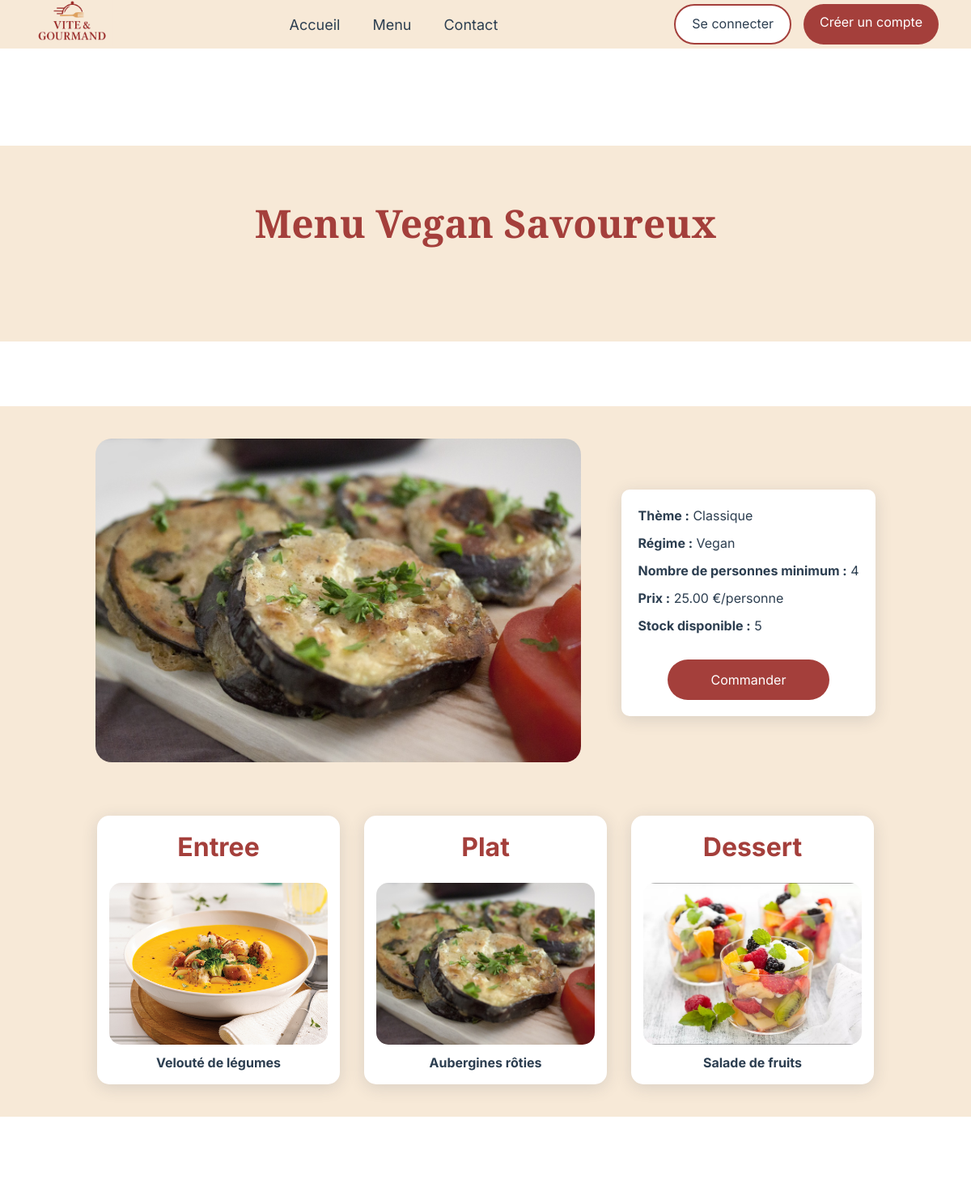
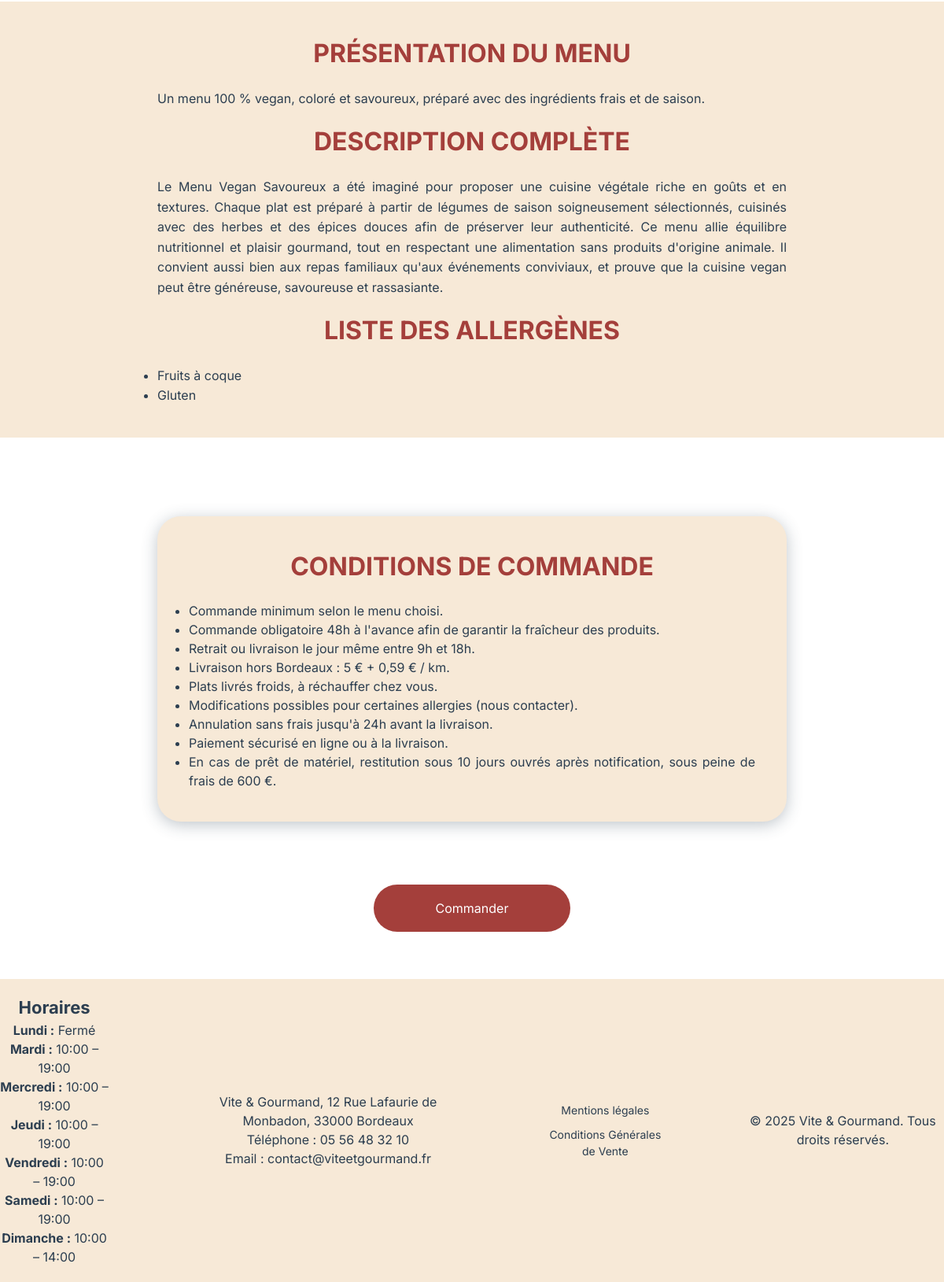
Screenshot of /public/detail-menu.php?id=1 with the database file from the repository (2 pictures, top to bottom).
### tables this page shows
CREATE TABLE menu (
    id INT AUTO_INCREMENT PRIMARY KEY,
    nom VARCHAR(100) NOT NULL,
    description TEXT,
    description_longue TEXT,
    theme VARCHAR(100),
    regime VARCHAR(100),
    nb_personnes_min INT NOT NULL,
    prix_base DECIMAL(10,2) NOT NULL,
    stock INT NOT NULL,
    image VARCHAR(255)
);

CREATE TABLE plat (
    id INT AUTO_INCREMENT PRIMARY KEY,
    nom VARCHAR(100) NOT NULL,
    description TEXT,
    type VARCHAR(100),
    image VARCHAR(255),
    actif BOOLEAN DEFAULT TRUE
);

CREATE TABLE horaire (
    id INT AUTO_INCREMENT PRIMARY KEY,
    jour VARCHAR(20) NOT NULL,
    ouverture TIME NULL,
    fermeture TIME NULL
);

### models/menuModel.php (called while the page is built, shortened)
<?php
function getMenuById(PDO $pdo, int $id): array|false
{
    $stmt = $pdo->prepare("SELECT * FROM menu WHERE id = :id");
    $stmt->execute(['id' => $id]);
    return $stmt->fetch(PDO::FETCH_ASSOC);
}
function getPlatsByMenu(PDO $pdo, int $menuId): array
{
    $sql = "
        SELECT p.*
        FROM plat p
        JOIN menu_plat mp ON p.id = mp.plat_id
        WHERE mp.menu_id = :menu_id
        ORDER BY FIELD(p.type, 'entree', 'plat', 'dessert')
    ";
    $stmt = $pdo->prepare($sql);
    $stmt->execute(['menu_id' => $menuId]);
    return $stmt->fetchAll(PDO::FETCH_ASSOC);
}
function getAllergenesByMenu(PDO $pdo, int $menuId): array
{
    $sql = "
        SELECT DISTINCT a.nom
        FROM allergene a
        JOIN plat_allergene pa ON pa.allergene_id = a.id
        JOIN menu_plat mp ON mp.plat_id = pa.plat_id
        WHERE mp.menu_id = :menu_id
        ORDER BY a.nom
    ";
    $stmt = $pdo->prepare($sql);
    $stmt->execute(['menu_id' => $menuId]);
    return $stmt->fetchAll(PDO::FETCH_COLUMN);
}

### models/horaireModel.php (called while the page is built, shortened)
<?php
function getHoraires(PDO $pdo): array
{
    $stmt = $pdo->query("
        SELECT jour, ouverture, fermeture
        FROM horaire
        ORDER BY id
    ");
    return $stmt->fetchAll(PDO::FETCH_ASSOC);
}

### public/detail-menu.php (the view, shortened to what this page needs)
<?php
require_once __DIR__ . '/../config/database.php';
require_once __DIR__ . '/../models/menuModel.php';
$menuId = (int) $_GET['id'];
$menu   = getMenuById($pdo, $menuId);
$plats      = getPlatsByMenu($pdo, $menuId);
$allergenes = getAllergenesByMenu($pdo, $menuId);
?>
<!DOCTYPE html>
<html lang="fr">
<head>
    <?php
    require_once __DIR__ . '/../partials/head.php';
    ?>
</head>
<body>
<?php
require_once __DIR__ . '/../partials/header.php';
?>
<main id="main-content">
    <section class="hero-section commandes-hero">
        <h1><?= htmlspecialchars($menu['nom']) ?></h1>
    </section>
    <section class="detail-menu-content">
        <div class="menu-present">
            <div class="menu-image">
                <img
                    src="assets/images/<?= htmlspecialchars($menu['image']) ?>"
                    alt="<?= htmlspecialchars($menu['nom']) ?>"
                >
            </div>
            <div class="menu-info">
                <p><strong>Thème :</strong> <?= htmlspecialchars($menu['theme']) ?></p>
                <p><strong>Régime :</strong> <?= htmlspecialchars($menu['regime']) ?></p>
                <p>
                    <strong>Nombre de personnes minimum :</strong>
                    <?= (int) $menu['nb_personnes_min'] ?>
                </p>
                <p>
                    <strong>Prix :</strong>
                    <?= number_format((float) $menu['prix_base'], 2) ?> €/personne
                </p>
                <p>
                    <strong>Stock disponible :</strong>
                    <?= (int) $menu['stock'] ?>
                </p>
                <?php require __DIR__ . '/../partials/button-commande.php'; ?>
            </div>
        </div>
        <div class="plats-menu">
            <?php foreach ($plats as $plat): ?>
                <div class="plats-card">
                    <h2><?= ucfirst($plat['type']) ?></h2>
                    <img
                        src="assets/images/<?= htmlspecialchars($plat['image']) ?>"
                        alt="<?= htmlspecialchars($plat['nom']) ?>"
                    >
                    <p>
                        <strong><?= htmlspecialchars($plat['nom']) ?></strong>
                    </p>
                </div>
            <?php endforeach; ?>
        </div>
    </section>
    <section class="menu-description-wrapper">
        <section class="description-menu">
            <h2>PRÉSENTATION DU MENU</h2>
            <p><?= nl2br(htmlspecialchars($menu['description'])) ?></p>
            <h2>DESCRIPTION COMPLÈTE</h2>
            <p><?= nl2br(htmlspecialchars($menu['description_longue'])) ?></p>
            <h2>LISTE DES ALLERGÈNES</h2>
            <?php if (!empty($allergenes)): ?>
                <ul>
                    <?php foreach ($allergenes as $allergene): ?>
                        <li><?= htmlspecialchars($allergene) ?></li>
                    <?php endforeach; ?>
                </ul>
            <?php else: ?>
                <p>Aucun allergène spécifique à signaler pour ce menu.</p>
            <?php endif; ?>
        </section>
    </section>
    <section class="conditions-wrapper">
        <section class="conditions">
            <h2>CONDITIONS DE COMMANDE</h2>
            <ul>
                <li>Commande minimum selon le menu choisi.</li>
                <li>Commande obligatoire 48h à l'avance afin de garantir la fraîcheur des produits.</li>
                <li>Retrait ou livraison le jour même entre 9h et 18h.</li>
                <li>Livraison hors Bordeaux : 5 € + 0,59 € / km.</li>
                <li>Plats livrés froids, à réchauffer chez vous.</li>
                <li>Modifications possibles pour certaines allergies (nous contacter).</li>
                <li>Annulation sans frais jusqu'à 24h avant la livraison.</li>
                <li>Paiement sécurisé en ligne ou à la livraison.</li>
                <li>
                    En cas de prêt de matériel, restitution sous 10 jours ouvrés après notification,
                    sous peine de frais de 600 €.
                </li>
            </ul>
        </section>
    </section>
    <?php require __DIR__ . '/../partials/button-commande.php'; ?>
</main>
<?php
require_once __DIR__ . '/../partials/footer.php';
?>
</body>
</html>

### partials/footer.php (shortened to what this page needs)
<?php
require_once __DIR__ . '/../config/database.php';
require_once __DIR__ . '/../models/horaireModel.php';
$horaires = getHoraires($pdo);
?>
<footer>
        <div class="footer-container">
            <div class="horaires">
                <h3>Horaires</h3>
                <?php foreach ($horaires as $h): ?>
                    <p>
                        <strong><?= ucfirst($h['jour']) ?> :</strong>
                        <?php if ($h['ouverture'] && $h['fermeture']): ?>
                            <?= substr($h['ouverture'], 0, 5) ?> – <?= substr($h['fermeture'], 0, 5) ?>
                        <?php else: ?>
                            Fermé
                        <?php endif; ?>
                    </p>
                <?php endforeach; ?>
            </div>
            <div class="contact">
                <p>Vite & Gourmand, 12 Rue Lafaurie de Monbadon, 33000 Bordeaux</p>
                <p>Téléphone : 05 56 48 32 10</p>
                <p>Email : contact@viteetgourmand.fr </p>
            </div>
            <div class="legal">
                <a href="mentions-legales.php">Mentions légales</a>
                <a href="cgv.php">Conditions Générales de Vente</a>
            </div>
            <div class="copyright">
                <p>&copy; 2025 Vite & Gourmand. Tous droits réservés.</p>
            </div>
        </div>
    </footer>

### public/assets/css/style.css (style rules this page uses)
* { margin: 0; padding: 0; box-sizing: border-box; }
h2 { font-size: 2rem; text-align: center; color: #A43F3B; margin-bottom: 20px; }
h3 { font-size: 1.375rem; }
p { font-size: 1rem; }
html, body { overflow-x: hidden; }
body { font-family: 'Inter', sans-serif; background-color: #FFFFFF; color: #2C3E50; line-height: 1.5; }
h1 { font-weight: bold; font-size: 3rem; font-family: 'Playfair Display', serif; color: #A43F3B; }
.footer-container { display: flex; flex-direction: row; justify-content: center; align-items: center; background-color: #F7E9D7; color: #2C3E50; text-align: center; padding: 20px 0; gap: 100px; }
.legal { display: flex; flex-direction: column; gap: 10px; font-size: 0.875rem; }
.legal a { color: #2C3E50; text-decoration: none; }
.hero-section { display: flex; flex-direction: column; align-items: center; background-color: #F7E9D7; padding: 60px 20px; margin-bottom: 80px; }
.hero-section h1 { margin-bottom: 50px; }
.detail-menu-content { display: flex; flex-direction: column; align-items: center; background-color: #F7E9D7; gap: 60px; padding: 40px 20px; }
.menu-present { display: flex; flex-direction: row; align-items: center; gap: 50px; }
.menu-image img { width: 600px; height: 400px; object-fit: cover; border-radius: 20px; }
.menu-info { display: flex; flex-direction: column; gap: 10px; background-color: #FFFFFF; text-align: left; font-size: 1rem; padding: 20px; border-radius: 10px; box-shadow: 0 4px 20px rgba(44, 62, 80, 0.15); }
.plats-menu { display: flex; flex-direction: row; gap: 30px; justify-content: center; width: 100%; }
.plats-card { display: flex; flex-direction: column; justify-content: flex-start; background: #fff; padding: 15px; border-radius: 15px; width: 300px; text-align: center; box-shadow: 0 4px 20px rgba(44, 62, 80, 0.15); }
.plats-card img { width: 100%; height: 200px; object-fit: cover; border-radius: 15px; margin-bottom: 10px; }
.menu-description-wrapper { display: flex; flex-direction: column; align-items: center; padding: 40px 20px; margin: 100px 0; background-color: #F7E9D7; }
.description-menu { max-width: 800px; font-size: 1rem; color: #2C3E50; text-align: justify; line-height: 1.6; }
.description-menu p { margin-bottom: 15px; }
.conditions { display: flex; flex-direction: column; align-items: center; text-align: justify; padding: 40px 40px; }
.conditions-wrapper { max-width: 800px; margin: 0 auto; display: flex; flex-direction: column; align-items: center; margin-bottom: 80px; background-color: #F7E9D7; border-radius: 30px; box-shadow: 0 4px 20px rgba(44, 62, 80, 0.3); }

### rows the page displays
menu: nom "Menu Vegan Savoureux", image (picture), theme "Classique", regime "Vegan", nb_personnes_min "4", prix_base "25.00", stock "5", description "Un menu 100 % vegan, coloré et savoureux, préparé avec des ingrédients frais et de saison.", description_longue "Le Menu Vegan Savoureux a été imaginé pour proposer une cuisine végétale riche en goûts et en textures. Chaque plat est préparé à partir de légumes de saison soigneusement sélectionnés, cuisinés avec des herbes et des épices douces afin de préserver leur authenticité. Ce menu allie équilibre nutritionnel et plaisir gourmand, tout en respectant une alimentation sans produits d'origine animale. Il convient aussi bien aux repas familiaux qu'aux événements conviviaux, et prouve que la cuisine vegan peut être généreuse, savoureuse et rassasiante."
plat: type "Entree", image (picture), nom "Velouté de légumes"
plat: type "Plat", image (picture), nom "Aubergines rôties"
plat: type "Dessert", image (picture), nom "Salade de fruits"
horaire: jour "Lundi", shows "Fermé"
horaire: jour "Mardi", ouverture "10:00", fermeture "19:00"
horaire: jour "Mercredi", ouverture "10:00", fermeture "19:00"
horaire: jour "Jeudi", ouverture "10:00", fermeture "19:00"
horaire: jour "Vendredi", ouverture "10:00", fermeture "19:00"
horaire: jour "Samedi", ouverture "10:00", fermeture "19:00"
horaire: jour "Dimanche", ouverture "10:00", fermeture "14:00"

### other values shown
$allergene "Fruits à coque"
$allergene "Gluten"
